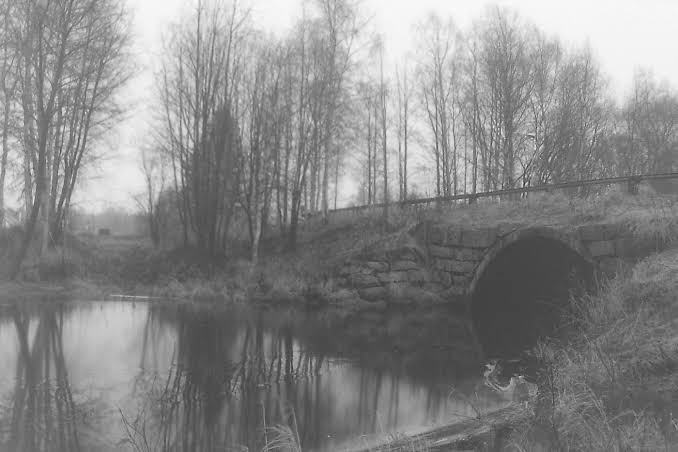
#> input picture pictures/low contrast.jpg, 678 x 452 px, found by its file name
$ python 'dip p5.py'
#> lines starting #> are read from the running program, lines starting #| are printed output that depends on the picture
import cv2
import numpy as np
import matplotlib.pyplot as plt

# 1. Load the image in grayscale
image_path = 'pictures\low contrast.jpg'
gray = cv2.imread(image_path, cv2.IMREAD_GRAYSCALE)
#> gray is the input picture: shape (452, 678); min 42, max 253, mean 135.6

if gray is None:
    raise ValueError("Image not found. Check the file path.")

# 2. Perform Histogram Equalization using OpenCV
equalized_gray = cv2.equalizeHist(gray)
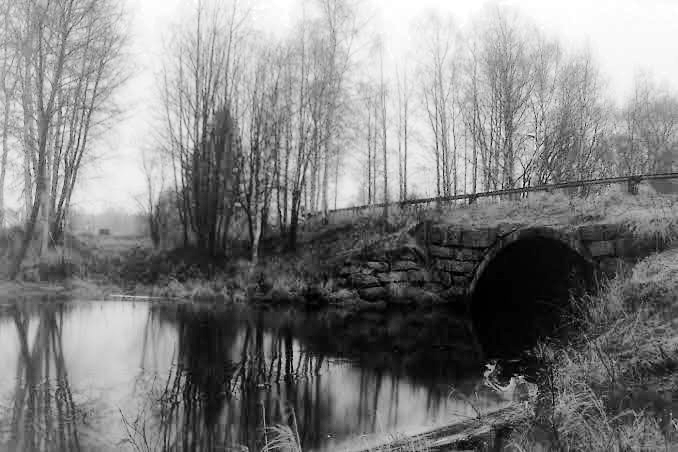
#> equalized_gray: shape (452, 678); min 0, max 255, mean 128.4

# Prepare visualization data
images = [gray, equalized_gray]
titles = ['Original Grayscale Image', 'Histogram Equalized Image']

# 3. Display Figures One After Another (Clean & Unsquished)
for title, img in zip(titles, images):
    fig, axes = plt.subplots(1, 3, figsize=(15, 4))

    # --- Column 1: Image (Natural Aspect Ratio) ---
    axes[0].imshow(img, cmap='gray', vmin=0, vmax=255)
    axes[0].set_title(title, fontsize=11, fontweight='bold', pad=10)
    axes[0].axis('off')

    # --- Column 2: Center 5x5 Matrix Sample ---
    axes[1].axis('off')
    h, w = img.shape
    sample_matrix = img[h//2 : h//2 + 5, w//2 : w//2 + 5]

    table = axes[1].table(cellText=sample_matrix.tolist(), cellLoc='center', loc='center')
    table.scale(1.0, 1.6)
    table.set_fontsize(10)
    axes[1].set_title("Center 5x5 Matrix Sample", fontsize=10, pad=12)

    # --- Column 3: Histogram ---
    axes[2].hist(img.ravel(), bins=256, range=[0, 256], color='black', alpha=0.7)
    axes[2].set_title("Histogram", fontsize=10, pad=10)
    axes[2].set_xlim([0, 256])

    plt.tight_layout()
    plt.show()  # Close the window (X) to pop up the equalized output next
#> this loop made 2 passes
#> (title, h, w) on passes 1 to 2: ('Original Grayscale Image', 452, 678), ('Histogram Equalized Image', 452, 678)
#> pass 1, `plt.show()`:
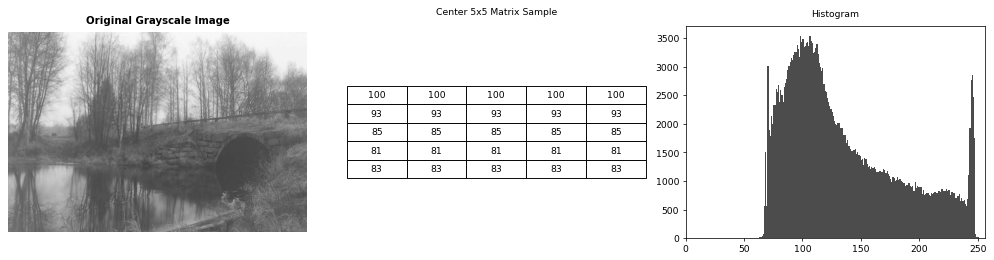
#> figure drawn by matplotlib, 2 panels; panel 2: tallest bar 3535 high, from x = 106 to 107
#> pass 2, `plt.show()`:
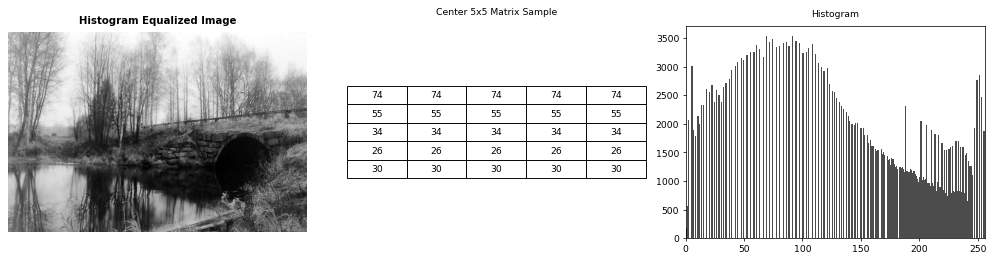
#> figure drawn by matplotlib, 2 panels; panel 2: tallest bar 3535 high, from x = 91 to 92

$ run again, with pictures/blackshephard.jpg.jpg copied over pictures/low contrast.jpg
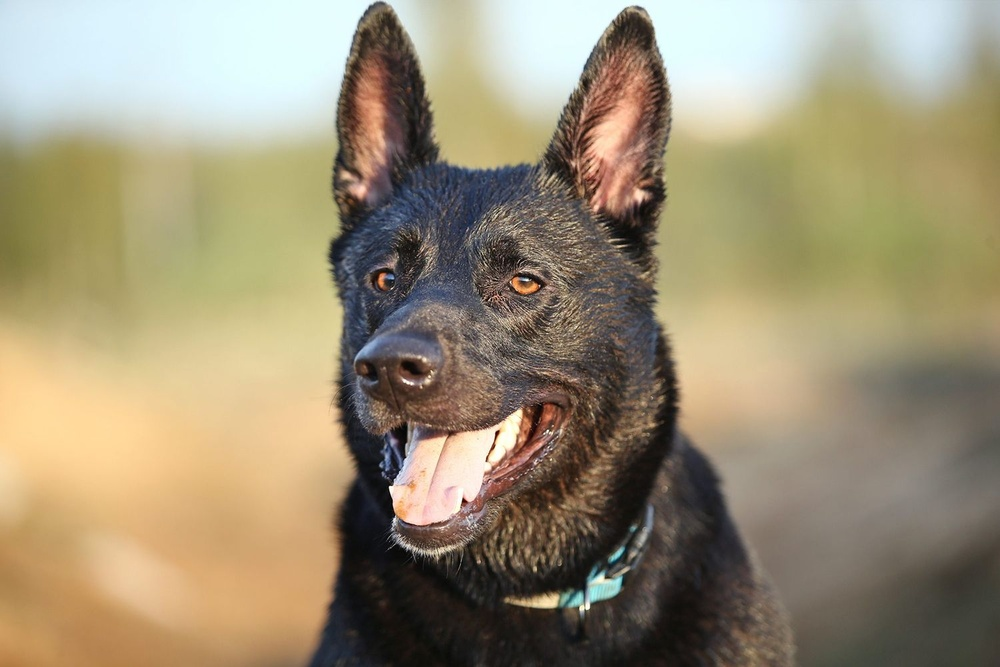
#> input picture pictures/blackshephard.jpg.jpg, 1000 x 667 px, shrunk from 1500 x 1000 before the run, found by its file name
#> `equalized_gray = cv2.equalizeHist(gray)`:
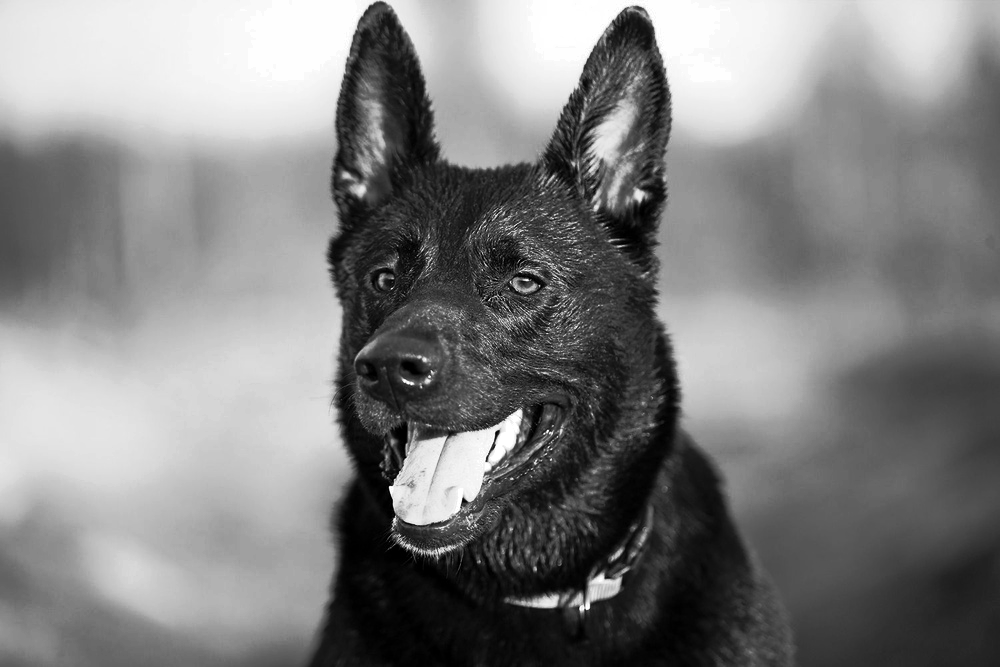
#> equalized_gray: shape (667, 1000); min 0, max 255, mean 128.2
#> the loop `for title, img in zip(titles, images):` made 2 passes
#> (title, h, w) on passes 1 to 2: ('Original Grayscale Image', 667, 1000), ('Histogram Equalized Image', 667, 1000)
#> pass 2, `plt.show()`:
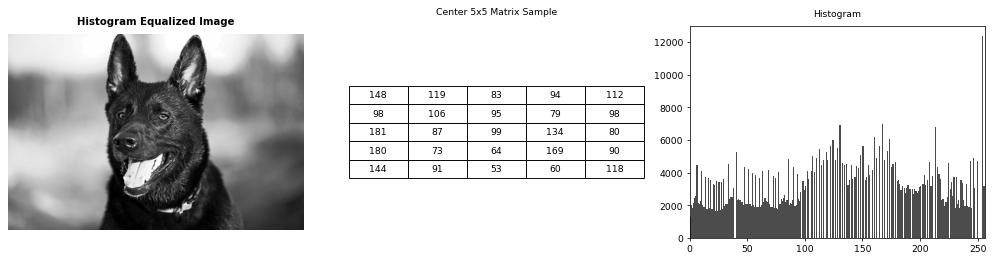
#> figure drawn by matplotlib, 2 panels; panel 2: tallest bar 12378 high, from x = 254 to 255
